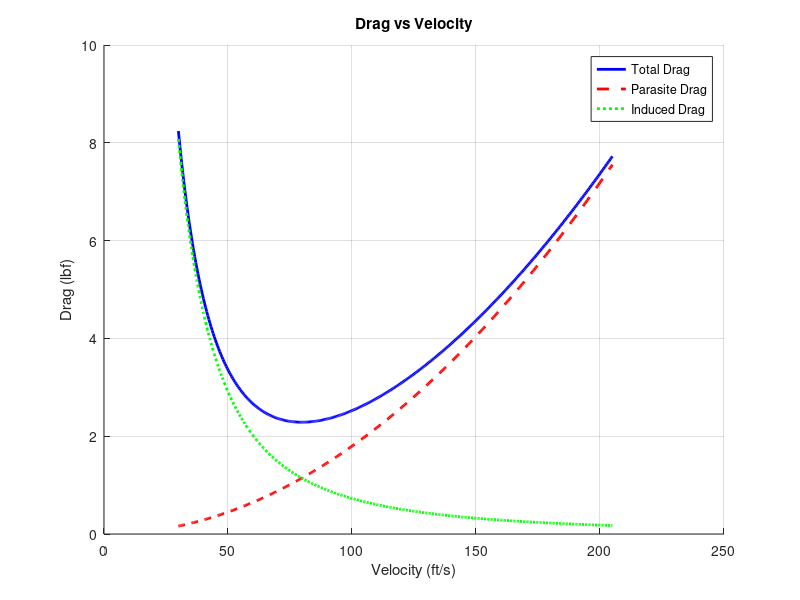
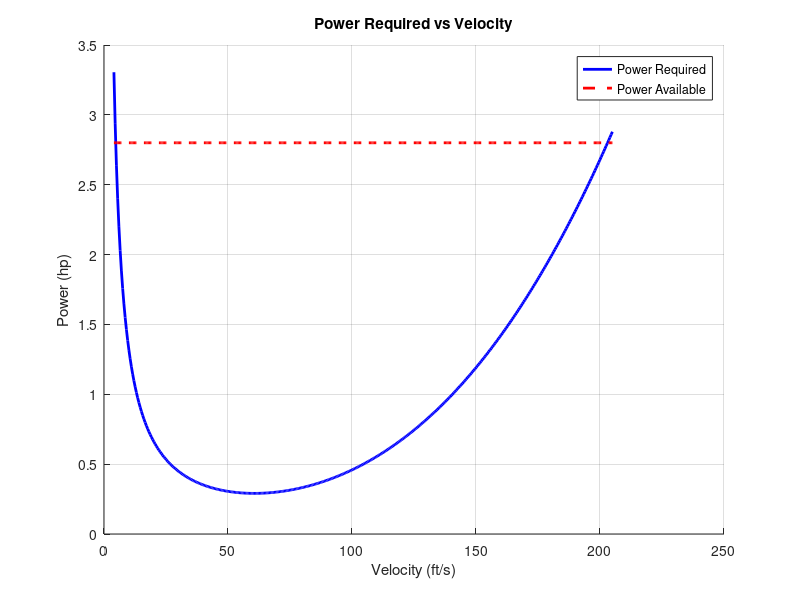
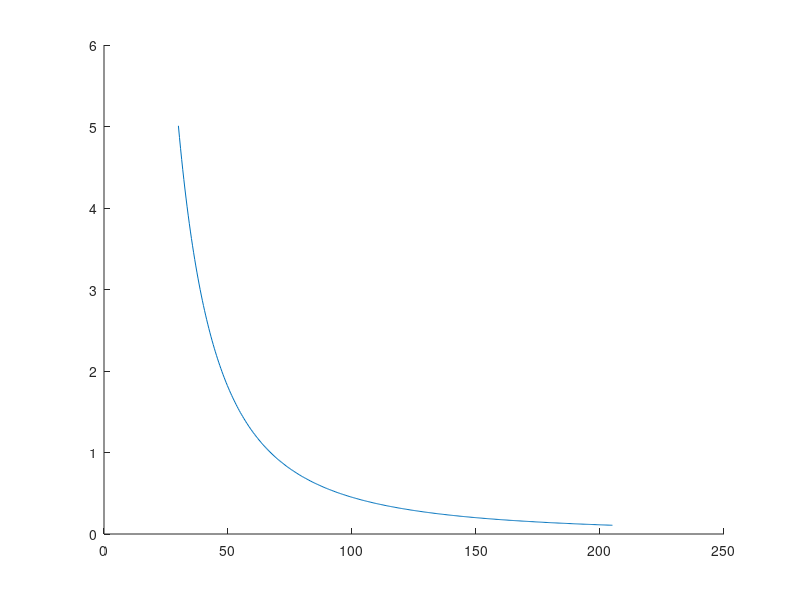

The MATLAB source for these figures, in order: (Note: this script raises an error after producing the figures.)
%% 154A Project
clear; clc;

% Aerodynamic Variables
CL = 1.5;        % CL max 
AR = 7.4;
CD_p = 0.027;
e = 0.80;
S = 5.6;         % Cessna 182 wing area (ft^2) Miniture
W = 30;          %lbs 
Power = 2.8  ;   %Power Motor in HP
p = Power*550 ;  %Power in lb(ft/s^2)

% Induced Drag
CDi = (CL^2) / (pi * e * AR);

%% Inputs
v = 55;         % ft/s 
L = 0.767 * 3.28084;  % chord in ft, found online

%% Sea Level Constants
rho = 0.0023769;    % slug/ft^3
mu  = 3.737e-7;     % slug/(ft·s)

%% Reynolds Number
Re = (rho * v * L) / mu;

%% Power Required
q = 0.5 * rho * v^2;
cd_t = CDi + CD_p;
D = q * S * cd_t;        % lbf
P = D * v;               % ft*lbf/s
P_hp = P / 550;          % horsepower

%% Output
fprintf('Velocity: %.1f ft/s\n', v);
fprintf('Reynolds Number: %.2e\n', Re);
fprintf('Power Required: %.1f hp\n', P_hp);
fprintf('CDi: %.4f\n', CDi);

%% Lift Drag Curve 
% Drag vs Velocity Curve
v1 = linspace(30,205,400);   % ft/s

CL1  = (2*W) ./ (rho .* v1.^2 .* S);
CDi1 = (CL1.^2) ./ (pi * e * AR);

q1 = 0.5 .* rho .* v1.^2;

D_p = q1 .* S .* CD_p;     % parasite drag
D_I = q1 .* S .* CDi1;    % induced drag
D1  = D_p + D_I;          % total drag
Thurst = p./(v1);

figure 
hold on
plot(v1, D1,  'b-',  'LineWidth', 2, 'DisplayName', 'Total Drag')
plot(v1, D_p, 'r--', 'LineWidth', 2, 'DisplayName', 'Parasite Drag')
plot(v1, D_I, 'g:',  'LineWidth', 2, 'DisplayName', 'Induced Drag')
%plot(v1, Thurst, 'white', 'LineWidth',2, 'DisplayName','Thurst')
hold off

xlabel('Velocity (ft/s)')
ylabel('Drag (lbf)')
title('Drag vs Velocity')
legend('Location','best')
grid on

%% power curve 
v_1 = linspace(4,205,400);
CL2  = (2*W) ./ (rho .* v_1.^2 .* S);
CDi2 = (CL2.^2) ./ (pi * e * AR);

q2 = 0.5 .* rho .* v_1.^2;

D_p2 = q2 .* S .* CD_p;     % parasite drag
D_I2 = q2 .* S .* CDi2;    % induced drag
D2  = D_p2 + D_I2;          % total drag



Power_Required1 = D2 .* v_1;          % ft*lbf/s
Power_Required_hp = Power_Required1 / 550;
%%
mask_stall = CL2 > CL;
%Power_Required_hp(mask_stall) = NaN;% Dont plot points for velocity
%understall velocity(past max cl value

%%
P_available_hp = Power * ones(size(v_1));  % turn Power avalaible in a vector 

figure
hold on
plot(v_1, Power_Required_hp, 'b-', 'LineWidth', 2, ...
     'DisplayName', 'Power Required')
plot(v_1, P_available_hp, 'r--', 'LineWidth', 2, ...
     'DisplayName', 'Power Available')
hold off

xlabel('Velocity (ft/s)')
ylabel('Power (hp)')
title('Power Required vs Velocity')
legend('Location','best')
grid on

figure
hold on 
plot(v1,CL1)
yline(1.5,'r--')
title('Cl vs V, drag curve')
xlabel('v')
ylabel('Cl')
hold off

figure 
hold on
plot(v_1,CL2)
yline(1.5,'r--')
title('Cl vs V Power Curve')
xlabel('v')
ylabel('Cl')
hold off 
%% Fuel consumption 
Flight_Time_Min = 45;  % How many minutes you want to fly

% Consumption rate for a 20cc engine at 2.8HP is approx 0.6 oz/min
Fuel_Rate = 0.60

% Calculation
Total_Gas_Needed = Flight_Time_Min * Fuel_Rate;
Safety_Reserve = Total_Gas_Needed * 0.20; % 20% reserve is standard
Total_Tank_Size = Total_Gas_Needed + Safety_Reserve;

% --- Results ---
fprintf('Flight Duration: %d minutes\n', Flight_Time_Min);
fprintf('Gasoline needed: %.1f fl oz\n', Total_Gas_Needed);
fprintf('Recommended tank size (with reserve): %.1f fl oz\n', Total_Tank_Size);